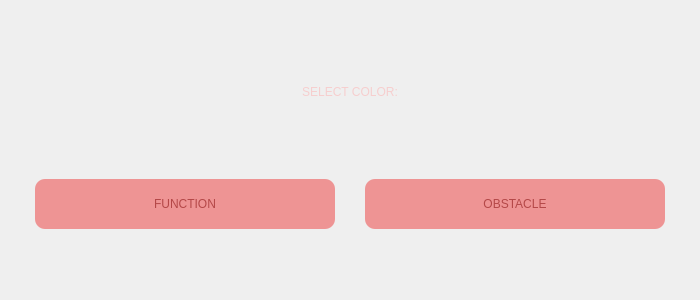
<?xml version="1.0" encoding="UTF-8"?>
<ui version="4.0">
 <class>Settings</class>
 <widget class="QDialog" name="Settings">
  <property name="geometry">
   <rect>
    <x>0</x>
    <y>0</y>
    <width>700</width>
    <height>300</height>
   </rect>
  </property>
  <property name="minimumSize">
   <size>
    <width>700</width>
    <height>300</height>
   </size>
  </property>
  <property name="maximumSize">
   <size>
    <width>700</width>
    <height>300</height>
   </size>
  </property>
  <property name="windowTitle">
   <string>MATFWars</string>
  </property>
  <property name="styleSheet">
   <string notr="true">#Settings{
border-image: url(:/background/background2.jpg);
}</string>
  </property>
  <layout class="QVBoxLayout" name="verticalLayout_2">
   <item>
    <widget class="QLabel" name="label">
     <property name="styleSheet">
      <string notr="true">font: 600 30pt &quot;URW Bookman&quot;;
color: rgb(246, 206, 206);</string>
     </property>
     <property name="text">
      <string>SELECT COLOR:</string>
     </property>
     <property name="alignment">
      <set>Qt::AlignCenter</set>
     </property>
     <property name="margin">
      <number>5</number>
     </property>
    </widget>
   </item>
   <item>
    <layout class="QHBoxLayout" name="horizontalLayout">
     <property name="bottomMargin">
      <number>60</number>
     </property>
     <item>
      <widget class="QPushButton" name="func_color_button">
       <property name="sizePolicy">
        <sizepolicy hsizetype="Expanding" vsizetype="Expanding">
         <horstretch>3</horstretch>
         <verstretch>3</verstretch>
        </sizepolicy>
       </property>
       <property name="minimumSize">
        <size>
         <width>30</width>
         <height>50</height>
        </size>
       </property>
       <property name="maximumSize">
        <size>
         <width>300</width>
         <height>50</height>
        </size>
       </property>
       <property name="styleSheet">
        <string notr="true">color:rgb(180, 72, 72);
font: 600 15pt &quot;URW Bookman&quot;;
background-color:rgb(238, 148, 148);
border-radius:10px;</string>
       </property>
       <property name="text">
        <string>FUNCTION</string>
       </property>
      </widget>
     </item>
     <item>
      <widget class="QPushButton" name="obst_color_button">
       <property name="sizePolicy">
        <sizepolicy hsizetype="Expanding" vsizetype="Expanding">
         <horstretch>3</horstretch>
         <verstretch>3</verstretch>
        </sizepolicy>
       </property>
       <property name="minimumSize">
        <size>
         <width>30</width>
         <height>50</height>
        </size>
       </property>
       <property name="maximumSize">
        <size>
         <width>300</width>
         <height>50</height>
        </size>
       </property>
       <property name="styleSheet">
        <string notr="true">color:rgb(180, 72, 72);
font: 600 15pt &quot;URW Bookman&quot;;
background-color:rgb(238, 148, 148);
border-radius:10px;</string>
       </property>
       <property name="text">
        <string>OBSTACLE</string>
       </property>
      </widget>
     </item>
    </layout>
   </item>
  </layout>
 </widget>
 <resources/>
 <connections/>
</ui>
